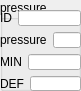
                        <widget class="QGroupBox" name="groupBox_9">
                            <property name="geometry">
                                <rect>
                                    <x>700</x>
                                    <y>300</y>
                                    <width>81</width>
                                    <height>91</height>
                                </rect>
                            </property>
                            <property name="autoFillBackground">
                                <bool>true</bool>
                            </property>
                            <property name="title">
                                <string>pressure</string>
                            </property>
                            <widget class="QWidget" name="verticalLayoutWidget_9">
                                <property name="geometry">
                                    <rect>
                                        <x>0</x>
                                        <y>10</y>
                                        <width>81</width>
                                        <height>81</height>
                                    </rect>
                                </property>
                                <layout class="QVBoxLayout" name="verticalLayout_10">
                                    <item>
                                        <layout class="QHBoxLayout" name="horizontalLayout_34">
                                            <item>
                                                <widget class="QLabel" name="label_35">
                                                    <property name="text">
                                                        <string>ID</string>
                                                    </property>
                                                </widget>
                                            </item>
                                            <item>
                                                <widget class="QLineEdit" name="lineEdit_33"/>
                                            </item>
                                        </layout>
                                    </item>
                                    <item>
                                        <layout class="QHBoxLayout" name="horizontalLayout_35">
                                            <item>
                                                <widget class="QLabel" name="label_36">
                                                    <property name="text">
                                                        <string>pressure</string>
                                                    </property>
                                                </widget>
                                            </item>
                                            <item>
                                                <widget class="QLineEdit" name="lineEdit_34"/>
                                            </item>
                                        </layout>
                                    </item>
                                    <item>
                                        <layout class="QHBoxLayout" name="horizontalLayout_36">
                                            <item>
                                                <widget class="QLabel" name="label_37">
                                                    <property name="text">
                                                        <string>MIN</string>
                                                    </property>
                                                </widget>
                                            </item>
                                            <item>
                                                <widget class="QLineEdit" name="lineEdit_35"/>
                                            </item>
                                        </layout>
                                    </item>
                                    <item>
                                        <layout class="QHBoxLayout" name="horizontalLayout_37">
                                            <item>
                                                <widget class="QLabel" name="label_38">
                                                    <property name="text">
                                                        <string>DEF</string>
                                                    </property>
                                                </widget>
                                            </item>
                                            <item>
                                                <widget class="QLineEdit" name="lineEdit_36"/>
                                            </item>
                                        </layout>
                                    </item>
                                </layout>
                            </widget>
                        </widget>
